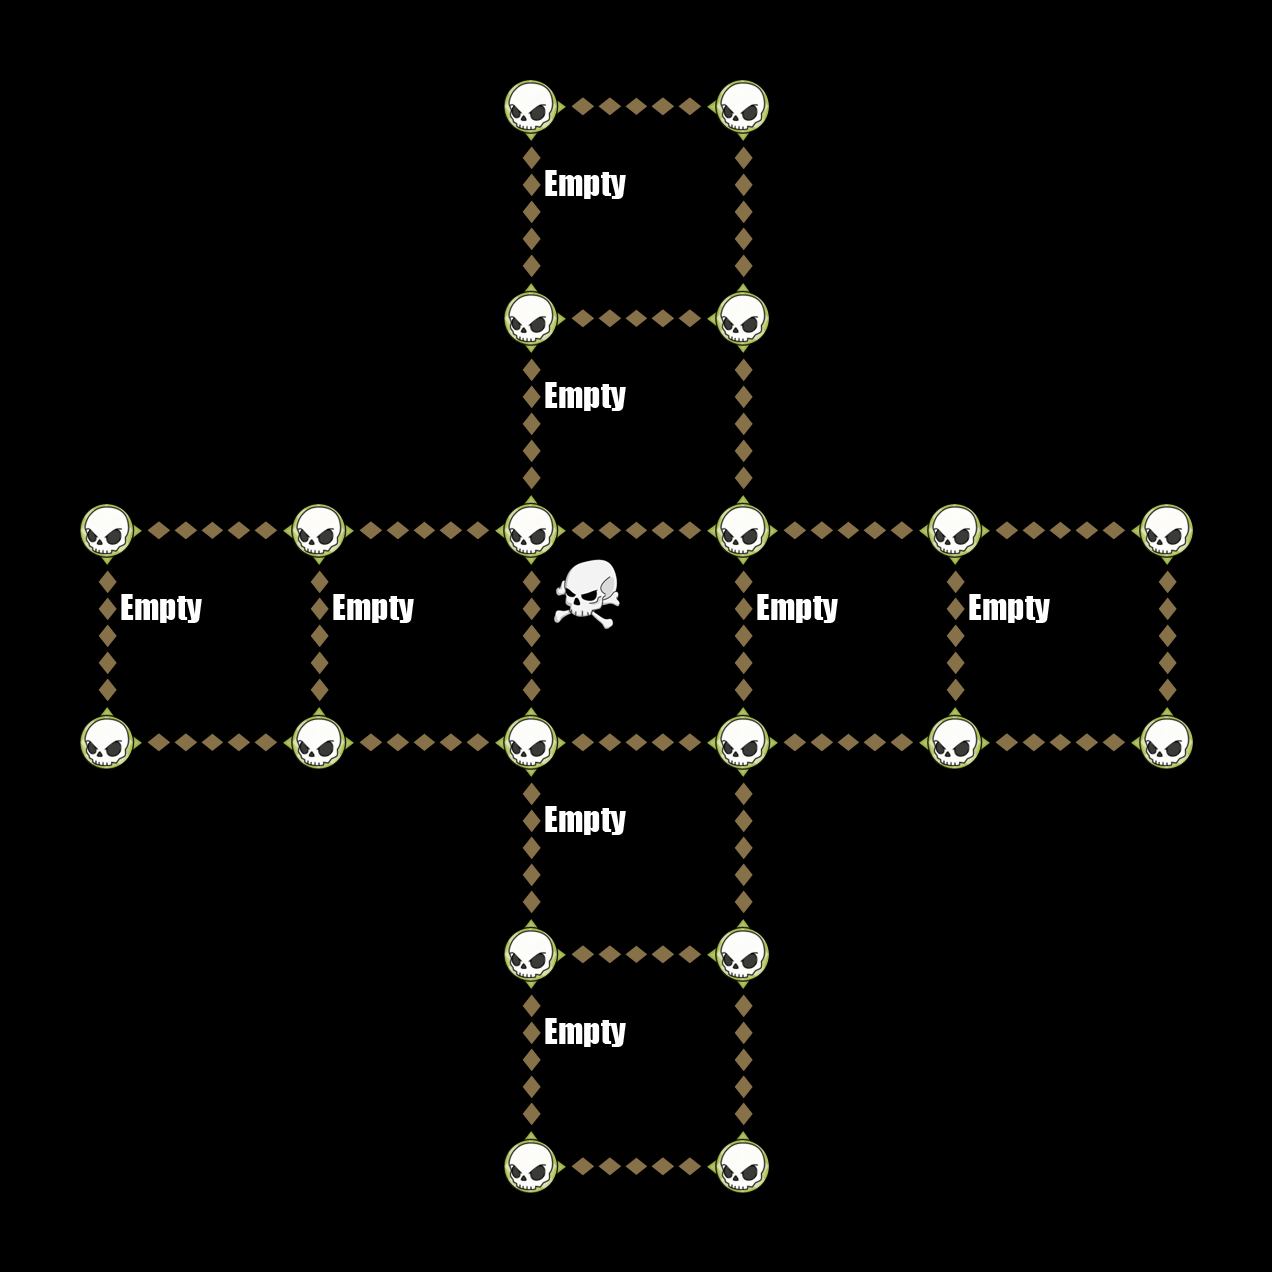

A 2D game scene composited from a Tiled map and its tileset images. What follows is a short description and the map's XML, with each tile layer's data collapsed to a summary:
An orthogonal 6x6 tile map with 212x212 px tiles, 6 tile layers (Down, Up, Left, Right, ...).

<map version="1.0" orientation="orthogonal" width="6" height="6" tilewidth="212" tileheight="212">
 <tileset firstgid="1" name="TileGraphic_Final-ipadhd" tilewidth="212" tileheight="212">
  <image source="TileGraphic_Final-ipadhd.png" width="636" height="1060" />
  <tile id="0">
   <properties>
    <property name="LineFilled" value="True" />
   </properties>
  </tile>
  <tile id="2">
   <properties>
    <property name="Item" value="TreasureBox" />
   </properties>
  </tile>
  <tile id="4">
   <properties>
    <property name="RowFilled" value="True" />
   </properties>
  </tile>
  <tile id="6">
   <properties>
    <property name="Item" value="CannonLeft" />
   </properties>
  </tile>
  <tile id="7">
   <properties>
    <property name="Item" value="ShipRight" />
   </properties>
  </tile>
  <tile id="8">
   <properties>
    <property name="Item" value="MapOne" />
   </properties>
  </tile>
  <tile id="9">
   <properties>
    <property name="Item" value="CannonRight" />
   </properties>
  </tile>
  <tile id="10">
   <properties>
    <property name="Item" value="ShipLeft" />
   </properties>
  </tile>
  <tile id="11">
   <properties>
    <property name="Item" value="MapTwo" />
   </properties>
  </tile>
  <tile id="12">
   <properties>
    <property name="Item" value="Empty" />
   </properties>
  </tile>
  <tile id="13">
   <properties>
    <property name="Item" value="Skull" />
   </properties>
  </tile>
  <tile id="14">
   <properties>
    <property name="Item" value="Fog" />
   </properties>
  </tile>
 </tileset>
 <layer name="Down" width="6" height="6">
  <data>[36 cells, 14 non-empty, 1 distinct tile ids]</data>
 </layer>
 <layer name="Up" width="6" height="6">
  <data>[36 cells, 14 non-empty, 1 distinct tile ids]</data>
 </layer>
 <layer name="Left" width="6" height="6">
  <data>[36 cells, 14 non-empty, 1 distinct tile ids]</data>
 </layer>
 <layer name="Right" width="6" height="6">
  <data>[36 cells, 14 non-empty, 1 distinct tile ids]</data>
 </layer>
 <layer name="Dots" width="6" height="6">
  <data>[36 cells, 20 non-empty, 1 distinct tile ids]</data>
 </layer>
 <layer name="Items" width="6" height="6">
  <data>[36 cells, 9 non-empty, 2 distinct tile ids]</data>
 </layer>
</map>
